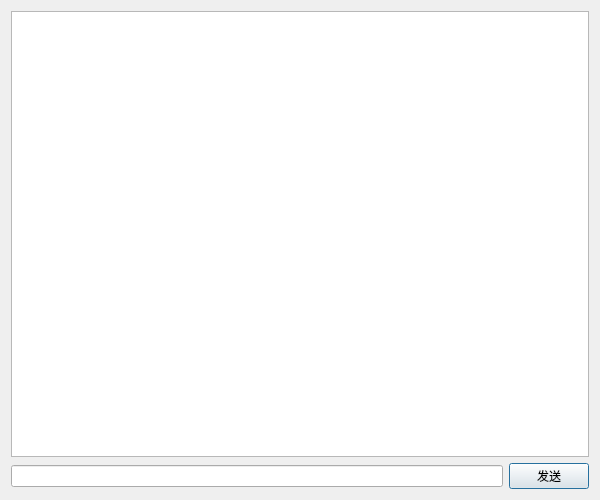
<?xml version="1.0" encoding="UTF-8"?>
<ui version="4.0">
 <class>AIChatDialog</class>
 <widget class="QDialog" name="AIChatDialog">
  <property name="geometry">
   <rect>
    <x>0</x>
    <y>0</y>
    <width>600</width>
    <height>500</height>
   </rect>
  </property>
  <property name="windowTitle">
   <string>医疗预约AI助手</string>
  </property>
  <layout class="QVBoxLayout" name="verticalLayout">
   <item>
    <widget class="QTextEdit" name="chatHistory">
     <property name="readOnly">
      <bool>true</bool>
     </property>
    </widget>
   </item>
   <item>
    <layout class="QHBoxLayout" name="inputLayout">
     <item>
      <widget class="QLineEdit" name="messageInput"/>
     </item>
     <item>
      <widget class="QPushButton" name="sendButton">
       <property name="text">
        <string>发送</string>
       </property>
      </widget>
     </item>
    </layout>
   </item>
  </layout>
 </widget>
 <resources/>
 <connections/>
</ui>
